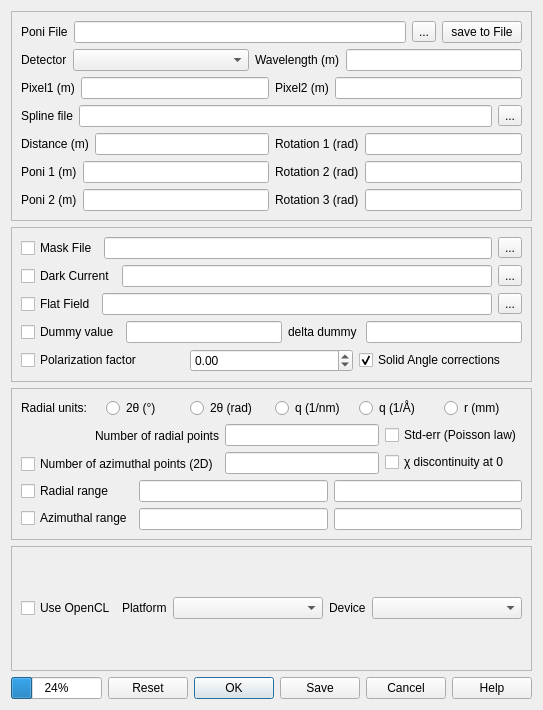
<?xml version="1.0" encoding="UTF-8"?>
<ui version="4.0">
 <author>Jérôme Kieffer</author>
 <class>integration</class>
 <widget class="QWidget" name="integration">
  <property name="geometry">
   <rect>
    <x>0</x>
    <y>0</y>
    <width>522</width>
    <height>710</height>
   </rect>
  </property>
  <property name="windowTitle">
   <string>PyFAI</string>
  </property>
  <layout class="QHBoxLayout" name="horizontalLayout_23">
   <item>
    <layout class="QVBoxLayout" name="verticalLayout_14">
     <item>
      <widget class="QFrame" name="frame">
       <property name="frameShape">
        <enum>QFrame::StyledPanel</enum>
       </property>
       <property name="frameShadow">
        <enum>QFrame::Raised</enum>
       </property>
       <layout class="QVBoxLayout" name="verticalLayout">
        <item>
         <layout class="QHBoxLayout" name="horizontalLayout_10">
          <item>
           <widget class="QLabel" name="label_6">
            <property name="text">
             <string>Poni File</string>
            </property>
           </widget>
          </item>
          <item>
           <widget class="QLineEdit" name="poni">
            <property name="toolTip">
             <string>File containing the experiment geometry setup</string>
            </property>
           </widget>
          </item>
          <item>
           <widget class="QToolButton" name="file_poni">
            <property name="toolTip">
             <string>Select graphically the geometry setup file</string>
            </property>
            <property name="text">
             <string>...</string>
            </property>
           </widget>
          </item>
          <item>
           <widget class="QPushButton" name="poni_save">
            <property name="enabled">
             <bool>true</bool>
            </property>
            <property name="sizePolicy">
             <sizepolicy hsizetype="Fixed" vsizetype="Fixed">
              <horstretch>0</horstretch>
              <verstretch>0</verstretch>
             </sizepolicy>
            </property>
            <property name="text">
             <string>save to File</string>
            </property>
           </widget>
          </item>
         </layout>
        </item>
        <item>
         <layout class="QVBoxLayout" name="verticalLayout_2">
          <item>
           <layout class="QHBoxLayout" name="horizontalLayout_9">
            <item>
             <widget class="QLabel" name="label_5">
              <property name="text">
               <string>Detector</string>
              </property>
             </widget>
            </item>
            <item>
             <widget class="QComboBox" name="detector">
              <property name="sizePolicy">
               <sizepolicy hsizetype="Expanding" vsizetype="Fixed">
                <horstretch>0</horstretch>
                <verstretch>0</verstretch>
               </sizepolicy>
              </property>
              <property name="toolTip">
               <string>Detector model</string>
              </property>
             </widget>
            </item>
            <item>
             <widget class="QLabel" name="label_11">
              <property name="text">
               <string>Wavelength (m)</string>
              </property>
             </widget>
            </item>
            <item>
             <widget class="QLineEdit" name="wavelength">
              <property name="toolTip">
               <string>Used only for calculating the momentum transfer (q)</string>
              </property>
             </widget>
            </item>
           </layout>
          </item>
          <item>
           <layout class="QHBoxLayout" name="horizontalLayout_6">
            <item>
             <widget class="QLabel" name="label_2">
              <property name="text">
               <string>Pixel1 (m)</string>
              </property>
             </widget>
            </item>
            <item>
             <widget class="QLineEdit" name="pixel1">
              <property name="toolTip">
               <string>Pixel size in rows direction (Y)</string>
              </property>
             </widget>
            </item>
            <item>
             <widget class="QLabel" name="label_4">
              <property name="text">
               <string>Pixel2 (m)</string>
              </property>
             </widget>
            </item>
            <item>
             <widget class="QLineEdit" name="pixel2">
              <property name="toolTip">
               <string>Pixel size in columns direction (X)</string>
              </property>
             </widget>
            </item>
           </layout>
          </item>
          <item>
           <layout class="QHBoxLayout" name="horizontalLayout_7">
            <item>
             <widget class="QLabel" name="label_3">
              <property name="text">
               <string>Spline file</string>
              </property>
             </widget>
            </item>
            <item>
             <widget class="QLineEdit" name="splineFile">
              <property name="toolTip">
               <string>File containing the cubic spline distortion of the detector</string>
              </property>
             </widget>
            </item>
            <item>
             <widget class="QToolButton" name="file_splinefile">
              <property name="toolTip">
               <string>select spline file graphically</string>
              </property>
              <property name="text">
               <string>...</string>
              </property>
             </widget>
            </item>
           </layout>
          </item>
         </layout>
        </item>
        <item>
         <layout class="QHBoxLayout" name="horizontalLayout_17">
          <item>
           <layout class="QVBoxLayout" name="verticalLayout_3">
            <item>
             <layout class="QHBoxLayout" name="horizontalLayout_11">
              <item>
               <widget class="QLabel" name="label_7">
                <property name="text">
                 <string>Distance (m)</string>
                </property>
               </widget>
              </item>
              <item>
               <widget class="QLineEdit" name="dist">
                <property name="toolTip">
                 <string>Orthogonal distance from sample to detector plan</string>
                </property>
               </widget>
              </item>
             </layout>
            </item>
            <item>
             <layout class="QHBoxLayout" name="horizontalLayout_12">
              <item>
               <widget class="QLabel" name="label_13">
                <property name="text">
                 <string>Poni 1 (m)</string>
                </property>
               </widget>
              </item>
              <item>
               <widget class="QLineEdit" name="poni1">
                <property name="toolTip">
                 <string>The Point Of Normal Incidence; rows or Y direction</string>
                </property>
               </widget>
              </item>
             </layout>
            </item>
            <item>
             <layout class="QHBoxLayout" name="horizontalLayout_13">
              <item>
               <widget class="QLabel" name="label_9">
                <property name="text">
                 <string>Poni 2 (m)</string>
                </property>
               </widget>
              </item>
              <item>
               <widget class="QLineEdit" name="poni2">
                <property name="toolTip">
                 <string>The Point Of Normal Incidence; Columns or X direction</string>
                </property>
               </widget>
              </item>
             </layout>
            </item>
           </layout>
          </item>
          <item>
           <layout class="QVBoxLayout" name="verticalLayout_4">
            <item>
             <layout class="QHBoxLayout" name="horizontalLayout_14">
              <item>
               <widget class="QLabel" name="label_12">
                <property name="text">
                 <string>Rotation 1 (rad)</string>
                </property>
               </widget>
              </item>
              <item>
               <widget class="QLineEdit" name="rot1">
                <property name="toolTip">
                 <string>Rotation arround Y direction</string>
                </property>
               </widget>
              </item>
             </layout>
            </item>
            <item>
             <layout class="QHBoxLayout" name="horizontalLayout_15">
              <item>
               <widget class="QLabel" name="label_14">
                <property name="text">
                 <string>Rotation 2 (rad)</string>
                </property>
               </widget>
              </item>
              <item>
               <widget class="QLineEdit" name="rot2">
                <property name="toolTip">
                 <string>Rotation around  X direction</string>
                </property>
               </widget>
              </item>
             </layout>
            </item>
            <item>
             <layout class="QHBoxLayout" name="horizontalLayout_16">
              <item>
               <widget class="QLabel" name="label_15">
                <property name="text">
                 <string>Rotation 3 (rad)</string>
                </property>
               </widget>
              </item>
              <item>
               <widget class="QLineEdit" name="rot3">
                <property name="toolTip">
                 <string>Rotation around incident beam direction</string>
                </property>
               </widget>
              </item>
             </layout>
            </item>
           </layout>
          </item>
         </layout>
        </item>
       </layout>
      </widget>
     </item>
     <item>
      <widget class="QFrame" name="frame_2">
       <property name="frameShape">
        <enum>QFrame::StyledPanel</enum>
       </property>
       <property name="frameShadow">
        <enum>QFrame::Raised</enum>
       </property>
       <layout class="QVBoxLayout" name="verticalLayout_11">
        <item>
         <layout class="QHBoxLayout" name="horizontalLayout_5">
          <item>
           <widget class="QCheckBox" name="do_mask">
            <property name="toolTip">
             <string>Mask-out pixels</string>
            </property>
            <property name="text">
             <string>Mask File</string>
            </property>
           </widget>
          </item>
          <item>
           <widget class="QLineEdit" name="mask_file">
            <property name="toolTip">
             <string>File containing the image of the mask</string>
            </property>
           </widget>
          </item>
          <item>
           <widget class="QToolButton" name="file_mask_file">
            <property name="text">
             <string>...</string>
            </property>
           </widget>
          </item>
         </layout>
        </item>
        <item>
         <layout class="QHBoxLayout" name="horizontalLayout_4">
          <item>
           <widget class="QCheckBox" name="do_dark">
            <property name="toolTip">
             <string>Perform dark current subtraction</string>
            </property>
            <property name="text">
             <string>Dark Current</string>
            </property>
           </widget>
          </item>
          <item>
           <widget class="QLineEdit" name="dark_current">
            <property name="toolTip">
             <string>File containing the dark image</string>
            </property>
           </widget>
          </item>
          <item>
           <widget class="QToolButton" name="file_dark_current">
            <property name="text">
             <string>...</string>
            </property>
           </widget>
          </item>
         </layout>
        </item>
        <item>
         <layout class="QHBoxLayout" name="horizontalLayout_3">
          <item>
           <widget class="QCheckBox" name="do_flat">
            <property name="toolTip">
             <string>Perform flat field corrrections</string>
            </property>
            <property name="text">
             <string>Flat Field</string>
            </property>
           </widget>
          </item>
          <item>
           <widget class="QLineEdit" name="flat_field">
            <property name="toolTip">
             <string>File containing the flat-field image</string>
            </property>
           </widget>
          </item>
          <item>
           <widget class="QToolButton" name="file_flat_field">
            <property name="text">
             <string>...</string>
            </property>
           </widget>
          </item>
         </layout>
        </item>
        <item>
         <layout class="QHBoxLayout" name="horizontalLayout">
          <item>
           <widget class="QCheckBox" name="do_dummy">
            <property name="toolTip">
             <string>Perform dynamic masking</string>
            </property>
            <property name="statusTip">
             <string/>
            </property>
            <property name="text">
             <string>Dummy value</string>
            </property>
           </widget>
          </item>
          <item>
           <widget class="QLineEdit" name="val_dummy">
            <property name="toolTip">
             <string>Dummy value for dynamic masking</string>
            </property>
           </widget>
          </item>
          <item>
           <widget class="QLabel" name="label">
            <property name="text">
             <string>delta dummy </string>
            </property>
           </widget>
          </item>
          <item>
           <widget class="QLineEdit" name="delta_dummy">
            <property name="toolTip">
             <string>Precision for dummy value</string>
            </property>
           </widget>
          </item>
         </layout>
        </item>
        <item>
         <layout class="QHBoxLayout" name="horizontalLayout_2">
          <item>
           <widget class="QCheckBox" name="do_polarization">
            <property name="toolTip">
             <string>Perform polarization corrections</string>
            </property>
            <property name="text">
             <string>Polarization factor</string>
            </property>
           </widget>
          </item>
          <item>
           <widget class="QDoubleSpinBox" name="polarization_factor">
            <property name="toolTip">
             <string>Between 1 (Vertical) and -1 (Horizontal polarization). </string>
            </property>
            <property name="minimum">
             <double>-1.000000000000000</double>
            </property>
            <property name="maximum">
             <double>1.000000000000000</double>
            </property>
            <property name="singleStep">
             <double>0.050000000000000</double>
            </property>
           </widget>
          </item>
          <item>
           <widget class="QCheckBox" name="do_solid_angle">
            <property name="toolTip">
             <string>Correct solid angle effects</string>
            </property>
            <property name="text">
             <string>Solid Angle corrections</string>
            </property>
            <property name="checked">
             <bool>true</bool>
            </property>
           </widget>
          </item>
         </layout>
        </item>
       </layout>
      </widget>
     </item>
     <item>
      <widget class="QFrame" name="frame_4">
       <property name="frameShape">
        <enum>QFrame::StyledPanel</enum>
       </property>
       <property name="frameShadow">
        <enum>QFrame::Raised</enum>
       </property>
       <layout class="QVBoxLayout" name="verticalLayout_12">
        <item>
         <layout class="QHBoxLayout" name="horizontalLayout_19">
          <item>
           <widget class="QLabel" name="label_10">
            <property name="text">
             <string>Radial units:</string>
            </property>
           </widget>
          </item>
          <item>
           <widget class="QRadioButton" name="tth_deg">
            <property name="toolTip">
             <string>Scattering angle in degrees</string>
            </property>
            <property name="text">
             <string>2θ (°)</string>
            </property>
            <attribute name="buttonGroup">
             <string notr="true">buttonGroup</string>
            </attribute>
           </widget>
          </item>
          <item>
           <widget class="QRadioButton" name="tth_rad">
            <property name="text">
             <string>2θ (rad)</string>
            </property>
            <attribute name="buttonGroup">
             <string notr="true">buttonGroup</string>
            </attribute>
           </widget>
          </item>
          <item>
           <widget class="QRadioButton" name="q_nm">
            <property name="toolTip">
             <string>Momentum transfer in inverse nanometers</string>
            </property>
            <property name="text">
             <string>q (1/nm)</string>
            </property>
            <attribute name="buttonGroup">
             <string notr="true">buttonGroup</string>
            </attribute>
           </widget>
          </item>
          <item>
           <widget class="QRadioButton" name="q_A">
            <property name="toolTip">
             <string>Momentum transfer in inverse nanometers</string>
            </property>
            <property name="text">
             <string>q (1/Å)</string>
            </property>
            <attribute name="buttonGroup">
             <string notr="true">buttonGroup</string>
            </attribute>
           </widget>
          </item>
          <item>
           <widget class="QRadioButton" name="r_mm">
            <property name="toolTip">
             <string>radius in millimeters (from beam center, not from PONI)</string>
            </property>
            <property name="text">
             <string>r (mm)</string>
            </property>
            <attribute name="buttonGroup">
             <string notr="true">buttonGroup</string>
            </attribute>
           </widget>
          </item>
         </layout>
        </item>
        <item>
         <layout class="QHBoxLayout" name="horizontalLayout_21">
          <item>
           <layout class="QVBoxLayout" name="verticalLayout_8">
            <item>
             <widget class="QLabel" name="label_8">
              <property name="text">
               <string>Number of radial points</string>
              </property>
              <property name="alignment">
               <set>Qt::AlignRight|Qt::AlignTrailing|Qt::AlignVCenter</set>
              </property>
             </widget>
            </item>
            <item>
             <widget class="QCheckBox" name="do_2D">
              <property name="toolTip">
               <string>Perform Caking instead of full integration</string>
              </property>
              <property name="text">
               <string>Number of azimuthal points (2D)</string>
              </property>
             </widget>
            </item>
           </layout>
          </item>
          <item>
           <layout class="QVBoxLayout" name="verticalLayout_9">
            <item>
             <widget class="QLineEdit" name="nbpt_rad"/>
            </item>
            <item>
             <widget class="QLineEdit" name="nbpt_azim"/>
            </item>
           </layout>
          </item>
          <item>
           <layout class="QVBoxLayout" name="verticalLayout_10">
            <item>
             <widget class="QCheckBox" name="do_poisson">
              <property name="text">
               <string>Std-err (Poisson law)</string>
              </property>
             </widget>
            </item>
            <item>
             <widget class="QCheckBox" name="chi_discontinuity_at_0">
              <property name="toolTip">
               <string>if unset, the discontinuity is at 180°</string>
              </property>
              <property name="text">
               <string>χ discontinuity at 0</string>
              </property>
             </widget>
            </item>
           </layout>
          </item>
         </layout>
        </item>
        <item>
         <layout class="QHBoxLayout" name="horizontalLayout_8">
          <item>
           <layout class="QVBoxLayout" name="verticalLayout_7">
            <item>
             <widget class="QCheckBox" name="do_radial_range">
              <property name="toolTip">
               <string>Limit/Force the radial range</string>
              </property>
              <property name="text">
               <string>Radial range</string>
              </property>
             </widget>
            </item>
            <item>
             <widget class="QCheckBox" name="do_azimuthal_range">
              <property name="toolTip">
               <string>Limit/force the azimuthal range</string>
              </property>
              <property name="text">
               <string>Azimuthal range</string>
              </property>
             </widget>
            </item>
           </layout>
          </item>
          <item>
           <layout class="QVBoxLayout" name="verticalLayout_6">
            <item>
             <widget class="QLineEdit" name="radial_range_min">
              <property name="toolTip">
               <string>Lower radial bound</string>
              </property>
             </widget>
            </item>
            <item>
             <widget class="QLineEdit" name="azimuth_range_min">
              <property name="toolTip">
               <string>Lower azimuthal bound</string>
              </property>
              <property name="text">
               <string/>
              </property>
             </widget>
            </item>
           </layout>
          </item>
          <item>
           <layout class="QVBoxLayout" name="verticalLayout_5">
            <item>
             <widget class="QLineEdit" name="radial_range_max">
              <property name="toolTip">
               <string>upper radial bound</string>
              </property>
             </widget>
            </item>
            <item>
             <widget class="QLineEdit" name="azimuth_range_max">
              <property name="toolTip">
               <string>Upper azimuthal bound</string>
              </property>
             </widget>
            </item>
           </layout>
          </item>
         </layout>
        </item>
       </layout>
      </widget>
     </item>
     <item>
      <widget class="QFrame" name="frame_3">
       <property name="frameShape">
        <enum>QFrame::StyledPanel</enum>
       </property>
       <property name="frameShadow">
        <enum>QFrame::Raised</enum>
       </property>
       <layout class="QVBoxLayout" name="verticalLayout_13">
        <item>
         <layout class="QHBoxLayout" name="horizontalLayout_18">
          <item>
           <widget class="QCheckBox" name="do_OpenCL">
            <property name="toolTip">
             <string>OpenCL enable the use of GPU</string>
            </property>
            <property name="text">
             <string>Use OpenCL</string>
            </property>
           </widget>
          </item>
          <item>
           <widget class="QLabel" name="label_19">
            <property name="sizePolicy">
             <sizepolicy hsizetype="Minimum" vsizetype="Preferred">
              <horstretch>0</horstretch>
              <verstretch>0</verstretch>
             </sizepolicy>
            </property>
            <property name="text">
             <string>Platform</string>
            </property>
           </widget>
          </item>
          <item>
           <widget class="QComboBox" name="platform">
            <property name="sizePolicy">
             <sizepolicy hsizetype="Expanding" vsizetype="Fixed">
              <horstretch>0</horstretch>
              <verstretch>0</verstretch>
             </sizepolicy>
            </property>
            <property name="minimumSize">
             <size>
              <width>106</width>
              <height>0</height>
             </size>
            </property>
            <property name="toolTip">
             <string>OpenCL platform</string>
            </property>
           </widget>
          </item>
          <item>
           <widget class="QLabel" name="label_17">
            <property name="sizePolicy">
             <sizepolicy hsizetype="Minimum" vsizetype="Preferred">
              <horstretch>0</horstretch>
              <verstretch>0</verstretch>
             </sizepolicy>
            </property>
            <property name="autoFillBackground">
             <bool>false</bool>
            </property>
            <property name="text">
             <string>Device</string>
            </property>
           </widget>
          </item>
          <item>
           <widget class="QComboBox" name="device">
            <property name="sizePolicy">
             <sizepolicy hsizetype="Expanding" vsizetype="Fixed">
              <horstretch>0</horstretch>
              <verstretch>0</verstretch>
             </sizepolicy>
            </property>
            <property name="toolTip">
             <string>device name</string>
            </property>
           </widget>
          </item>
         </layout>
        </item>
       </layout>
      </widget>
     </item>
     <item>
      <layout class="QHBoxLayout" name="horizontalLayout_20">
       <item>
        <widget class="QProgressBar" name="progressBar">
         <property name="toolTip">
          <string>Will indicate the progress</string>
         </property>
         <property name="value">
          <number>24</number>
         </property>
        </widget>
       </item>
       <item>
        <widget class="QDialogButtonBox" name="buttonBox">
         <property name="toolTip">
          <string/>
         </property>
         <property name="standardButtons">
          <set>QDialogButtonBox::Cancel|QDialogButtonBox::Help|QDialogButtonBox::Ok|QDialogButtonBox::Reset|QDialogButtonBox::Save</set>
         </property>
        </widget>
       </item>
      </layout>
     </item>
    </layout>
   </item>
  </layout>
 </widget>
 <tabstops>
  <tabstop>poni</tabstop>
  <tabstop>file_poni</tabstop>
  <tabstop>detector</tabstop>
  <tabstop>pixel1</tabstop>
  <tabstop>pixel2</tabstop>
  <tabstop>splineFile</tabstop>
  <tabstop>file_splinefile</tabstop>
  <tabstop>dist</tabstop>
  <tabstop>poni1</tabstop>
  <tabstop>poni2</tabstop>
  <tabstop>rot1</tabstop>
  <tabstop>rot2</tabstop>
  <tabstop>rot3</tabstop>
  <tabstop>val_dummy</tabstop>
  <tabstop>delta_dummy</tabstop>
  <tabstop>do_mask</tabstop>
  <tabstop>mask_file</tabstop>
  <tabstop>file_mask_file</tabstop>
  <tabstop>do_dark</tabstop>
  <tabstop>dark_current</tabstop>
  <tabstop>file_dark_current</tabstop>
  <tabstop>do_flat</tabstop>
  <tabstop>flat_field</tabstop>
  <tabstop>file_flat_field</tabstop>
  <tabstop>polarization_factor</tabstop>
  <tabstop>do_2D</tabstop>
 </tabstops>
 <resources/>
 <connections/>
 <buttongroups>
  <buttongroup name="buttonGroup"/>
 </buttongroups>
</ui>
